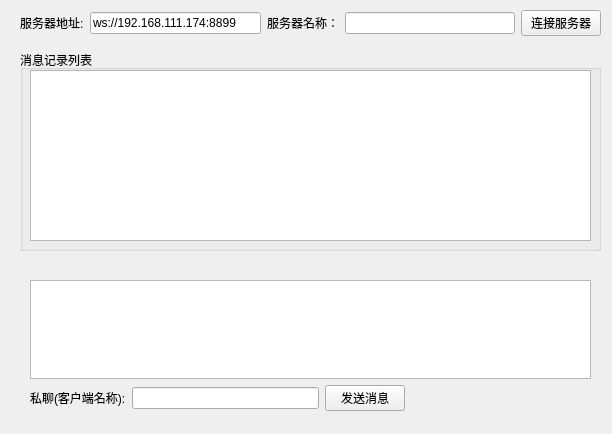
<?xml version="1.0" encoding="UTF-8"?>
<ui version="4.0">
 <class>Widget</class>
 <widget class="QWidget" name="Widget">
  <property name="geometry">
   <rect>
    <x>0</x>
    <y>0</y>
    <width>612</width>
    <height>434</height>
   </rect>
  </property>
  <property name="windowTitle">
   <string>Widget</string>
  </property>
  <widget class="QGroupBox" name="groupBox">
   <property name="geometry">
    <rect>
     <x>20</x>
     <y>50</y>
     <width>581</width>
     <height>201</height>
    </rect>
   </property>
   <property name="title">
    <string>消息记录列表</string>
   </property>
   <widget class="QTextEdit" name="textEdit_Msglist">
    <property name="geometry">
     <rect>
      <x>10</x>
      <y>20</y>
      <width>561</width>
      <height>171</height>
     </rect>
    </property>
   </widget>
  </widget>
  <widget class="QWidget" name="layoutWidget">
   <property name="geometry">
    <rect>
     <x>20</x>
     <y>10</y>
     <width>581</width>
     <height>26</height>
    </rect>
   </property>
   <layout class="QHBoxLayout" name="horizontalLayout">
    <item>
     <widget class="QLabel" name="label">
      <property name="text">
       <string>服务器地址:</string>
      </property>
     </widget>
    </item>
    <item>
     <widget class="QLineEdit" name="lineEdit_ServerAddress">
      <property name="text">
       <string>ws://192.168.111.174:8899</string>
      </property>
     </widget>
    </item>
    <item>
     <widget class="QLabel" name="label_2">
      <property name="text">
       <string>服务器名称：</string>
      </property>
     </widget>
    </item>
    <item>
     <widget class="QLineEdit" name="lineEdit_ServerName"/>
    </item>
    <item>
     <widget class="QPushButton" name="pushButton_Connect">
      <property name="text">
       <string>连接服务器</string>
      </property>
     </widget>
    </item>
   </layout>
  </widget>
  <widget class="QWidget" name="layoutWidget">
   <property name="geometry">
    <rect>
     <x>30</x>
     <y>280</y>
     <width>561</width>
     <height>131</height>
    </rect>
   </property>
   <layout class="QVBoxLayout" name="verticalLayout">
    <item>
     <widget class="QTextEdit" name="textEdit_SendData"/>
    </item>
    <item>
     <layout class="QHBoxLayout" name="horizontalLayout_2">
      <item>
       <widget class="QLabel" name="label_3">
        <property name="text">
         <string>私聊(客户端名称):</string>
        </property>
       </widget>
      </item>
      <item>
       <widget class="QLineEdit" name="lineEdit_ClientName"/>
      </item>
      <item>
       <widget class="QPushButton" name="pushButton_SendMsg">
        <property name="text">
         <string>发送消息</string>
        </property>
       </widget>
      </item>
      <item>
       <spacer name="horizontalSpacer">
        <property name="orientation">
         <enum>Qt::Orientation::Horizontal</enum>
        </property>
        <property name="sizeHint" stdset="0">
         <size>
          <width>40</width>
          <height>20</height>
         </size>
        </property>
       </spacer>
      </item>
     </layout>
    </item>
   </layout>
  </widget>
 </widget>
 <resources/>
 <connections/>
</ui>
